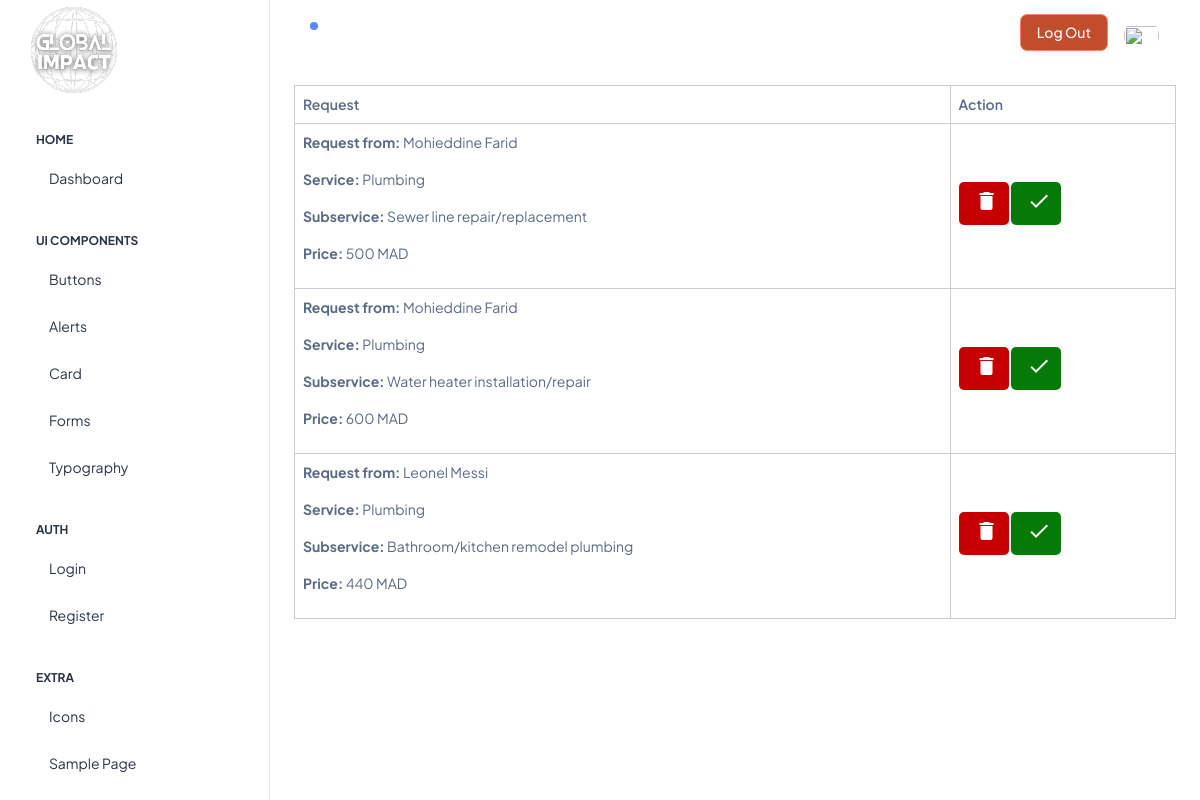
Screenshot of /views/devisAction.php (signed in) with the database file from the repository.
### tables this page shows
CREATE TABLE IF NOT EXISTS requests (
  request_id INT AUTO_INCREMENT,
  user_id INT,
  subservice_id INT,
  artisan_id INT,
  date_requested TIMESTAMP NOT NULL DEFAULT CURRENT_TIMESTAMP,
  status VARCHAR(10) NOT NULL DEFAULT 'pending',
  PRIMARY KEY (request_id),
  FOREIGN KEY (user_id) REFERENCES users(user_id),
  FOREIGN KEY (artisan_id) REFERENCES artisans(artisan_id),
  FOREIGN KEY (subservice_id) REFERENCES subservices(subservice_id)
);

CREATE TABLE IF NOT EXISTS users (
  user_id INT NOT NULL AUTO_INCREMENT,
  username VARCHAR(28) NOT NULL UNIQUE,
  full_name VARCHAR(28) NOT NULL,
  email VARCHAR(75) NOT NULL UNIQUE,
  password VARCHAR(255) NOT NULL,
  phone_number VARCHAR(25) NOT NULL UNIQUE,
  role ENUM ('user', 'artisan') NOT NULL DEFAULT 'user',
  PRIMARY KEY (user_id)
);

CREATE TABLE IF NOT EXISTS services (
  service_id INT AUTO_INCREMENT,
  service_name VARCHAR(255) NOT NULL,
  service_description TEXT NOT NULL,
  PRIMARY KEY (service_id)
);

CREATE TABLE IF NOT EXISTS subservices (
  subservice_id INT AUTO_INCREMENT,
  subservice_name VARCHAR(255),
  subservice_description VARCHAR(255),
  service_id INT,
  PRIMARY KEY (subservice_id),
  FOREIGN KEY (service_id) REFERENCES services(service_id)
);

CREATE TABLE IF NOT EXISTS artisan_services (
  artisan_id INT,
  subservice_id INT,
  price FLOAT,
  PRIMARY KEY (artisan_id, subservice_id),
  FOREIGN KEY (artisan_id) REFERENCES artisans(artisan_id),
  FOREIGN KEY (subservice_id) REFERENCES subservices(subservice_id)
);

### views/devisAction.php (the view, shortened to what this page needs)
<!doctype html>
<html lang="en">
<head>
    <link rel="stylesheet" href="https://cdn.jsdelivr.net/npm/bootstrap@4.0.0/dist/css/bootstrap.min.css"
>
    <link rel="stylesheet" href="../styles/dashboard.css" />
    <link rel="stylesheet" href="../styles/cards.css" />
    <link rel="stylesheet" href="../styles/modal.css" />
</head>
<body>
    <div class="page-wrapper" id="main-wrapper" data-layout="vertical" data-navbarbg="skin6" data-sidebartype="full"
        data-sidebar-position="fixed" data-header-position="fixed">
        <?php include '../includes/dashboard_header.php'; ?>
        <div class="container-fluid">
            <div class="vertical-container">
                <?php
                $ConnectingDB = $GLOBALS['pdo'];
                $artisan = $_SESSION['user_id'];
                $pd = "SELECT * FROM requests NATURAL JOIN users WHERE artisan_id='$artisan' AND status='pending'";
                $stmt = $ConnectingDB->prepare($pd);
                $stmt->execute();
                if ($stmt->rowCount() != 0) {
                    echo "<table class='artisan-table'><tr><th>Request</th><th>Action</th></tr>";
                    while ($pending_request = $stmt->fetch(PDO::FETCH_ASSOC)) {
                        $subservice = $ConnectingDB->query("SELECT * FROM subservices NATURAL JOIN services WHERE subservice_id=" . $pending_request['subservice_id']);
                        $subservice_info = $subservice->fetch(PDO::FETCH_ASSOC);
                        $costQuery = $ConnectingDB->query("SELECT price FROM artisan_services WHERE subservice_id=" . $pending_request['subservice_id'] . " AND artisan_id=" . $artisan);
                        $cost = $costQuery->fetch(PDO::FETCH_ASSOC);
                        ?>
                        <tr>
                            <td>
                                <?php echo "<p><b>Request from: </b>" . $pending_request['full_name'] . '</p>
                            <p><b>Service: </b>' . $subservice_info['service_name'] . '</p>
                            <p><b>Subservice: </b>' . $subservice_info['subservice_name'] . '</p>
                            <p><b>Price: </b>' . $cost['price'] . ' MAD</p>'; ?>
                            </td>
                            <td>
                                <form method="post">
                                    <div style="display:inline;">
                                        <button type="submit" class="reject_btn btn" name="reject_request">
                                            <i class="delete-icon material-icons">delete</i>
                                        </button>
                                        <button type="submit" class="accept_btn btn" name="accept_request">
                                            <i class="delete-icon material-icons">check</i>
                                        </button>
                                    </div>
                                </form>
                            </td>
                        </tr>
                    </div>
                <?php }
                } else {
                    echo "<p>You don't have any requests.</p>";
                } ?>
        </div>
    <?php include '../includes/footer.php'; ?>

### includes/dashboard_header.php (shortened to what this page needs)
<aside class="left-sidebar">
      <div>
        <div class="brand-logo d-flex align-items-center justify-content-between">
          <a href="./index.html" class="text-nowrap logo-img">
            <img src="assets/global.png" width="" alt="" />
          </a>
        </div>
        <nav class="sidebar-nav scroll-sidebar" data-simplebar="" style="font-size: 2em;">
          <ul id="sidebarnav">
            <li class="nav-small-cap">
              <span class="hide-menu">Home</span>
            </li>
            <li class="sidebar-item">
              <a class="sidebar-link" href="./index.html" aria-expanded="false">
                <span class="hide-menu">Dashboard</span>
              </a>
            </li>
            <li class="nav-small-cap">
              <span class="hide-menu">UI COMPONENTS</span>
            </li>
            <li class="sidebar-item">
              <a class="sidebar-link" href="./ui-buttons.html" aria-expanded="false">
                <span class="hide-menu">Buttons</span>
              </a>
            </li>
            <li class="sidebar-item">
              <a class="sidebar-link" href="./ui-alerts.html" aria-expanded="false">
                <span class="hide-menu">Alerts</span>
              </a>
            </li>
            <li class="sidebar-item">
              <a class="sidebar-link" href="./ui-card.html" aria-expanded="false">
                <span class="hide-menu">Card</span>
              </a>
            </li>
            <li class="sidebar-item">
              <a class="sidebar-link" href="./ui-forms.html" aria-expanded="false">
                <span class="hide-menu">Forms</span>
              </a>
            </li>
            <li class="sidebar-item">
              <a class="sidebar-link" href="./ui-typography.html" aria-expanded="false">
                <span class="hide-menu">Typography</span>
              </a>
            </li>
            <li class="nav-small-cap">
              <span class="hide-menu">AUTH</span>
            </li>
            <li class="sidebar-item">
              <a class="sidebar-link" href="./authentication-login.html" aria-expanded="false">
                <span class="hide-menu">Login</span>
              </a>
            </li>
            <li class="sidebar-item">
              <a class="sidebar-link" href="./authentication-register.html" aria-expanded="false">
                <span class="hide-menu">Register</span>
              </a>
            </li>
            <li class="nav-small-cap">
              <span class="hide-menu">EXTRA</span>
            </li>
            <li class="sidebar-item">
              <a class="sidebar-link" href="./icon-tabler.html" aria-expanded="false">
                <span class="hide-menu">Icons</span>
              </a>
            </li>
            <li class="sidebar-item">
              <a class="sidebar-link" href="./sample-page.html" aria-expanded="false">
                <span class="hide-menu">Sample Page</span>
              </a>
            </li>
          </ul>
        </nav>
      </div>
    </aside>
    <div class="body-wrapper">
      <header class="app-header">
        <nav class="navbar navbar-expand-lg navbar-light">
          <ul class="navbar-nav">
            <li class="nav-item">
              <a class="nav-link nav-icon-hover" href="javascript:void(0)">
                <div class="notification bg-primary rounded-circle"></div>
              </a>
            </li>
          </ul>
          <div id="navbarNav" class="navbar-collapse justify-content-end px-0 bg-slate-800">
            <ul class="navbar-nav flex-row ms-auto align-items-center justify-content-end">
              <a href="../utils/logout.php" target="_blank"
                class="btn btn-danger">Log Out</a>
              <li class="nav-item dropdown">
                <a class="nav-link nav-icon-hover" href="javascript:void(0)" id="drop2" data-bs-toggle="dropdown"
                  aria-expanded="false">
                  <img src="../assets/images/profile/user-1.jpg" alt="" width="35" height="35" class="rounded-circle">
                </a>
              </li>
            </ul>
          </div>
        </nav>
      </header>

### includes/footer.php
</body>
</html>

### styles/cards.css (style rules this page uses)
.artisan-table { width: 100%; border-collapse: collapse; margin-bottom: 20px; }
.artisan-table td, .artisan-table th { border: 1px solid #ccc; padding: 8px; }
.vertical-container { display: flex; flex-direction: column; height: 100%; }
.btn { background-color: #c24d2c; color: white; margin-bottom: 5px; }
.reject_btn { width: 50px; background-color: rgb(198, 0, 0); border: none; cursor: pointer; display: inline; border-radius: 5px; }
.accept_btn { width: 50px; background-color: rgb(6, 122, 6); border: none; cursor: pointer; display: inline; border-radius: 5px; }

### rows the page displays
requests: user.full_name "Mohieddine Farid", services.service_name "Plumbing", subservice.subservice_name "Sewer line repair/replacement", artisan_services.price "500"
requests: user.full_name "Mohieddine Farid", services.service_name "Plumbing", subservice.subservice_name "Water heater installation/repair", artisan_services.price "600"
requests: user.full_name "Leonel Messi", services.service_name "Plumbing", subservice.subservice_name "Bathroom/kitchen remodel plumbing", artisan_services.price "440"
